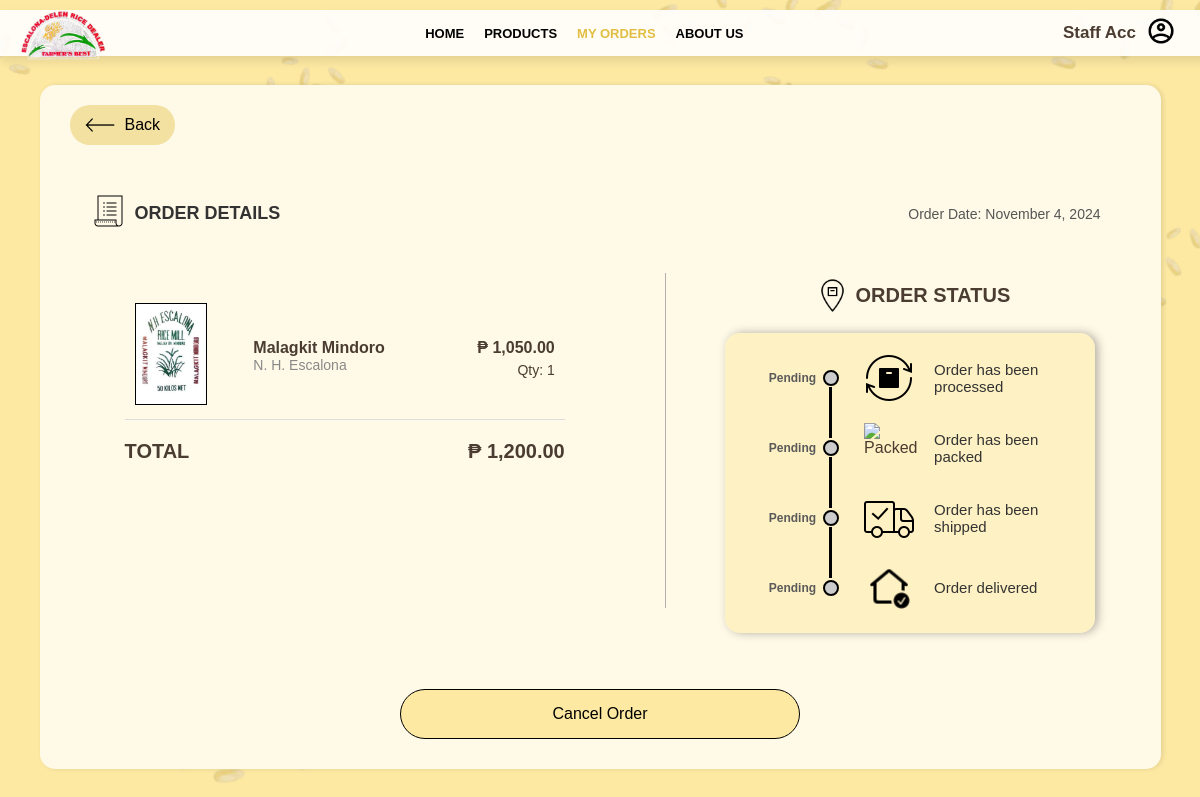
Screenshot of /customer/function/order_details.php?order_id=80 (signed in) with the database file from the repository.
### tables this page shows
CREATE TABLE `order_items` (
  `order_item_id` int(11) NOT NULL,
  `order_id` int(11) NOT NULL,
  `prod_id` int(11) NOT NULL,
  `quantity` int(11) NOT NULL
);

CREATE TABLE `orders` (
  `order_id` int(11) NOT NULL,
  `login_id` int(11) NOT NULL,
  `order_date` datetime DEFAULT current_timestamp(),
  `total_amount` decimal(10,2) NOT NULL,
  `order_source` enum('online','in-store') NOT NULL DEFAULT 'online',
  `order_type` enum('wholesale','retail') NOT NULL,
  `order_status` enum('Pending','Being Packed','For Delivery','Delivery Complete','Cancelled','Paid') NOT NULL DEFAULT 'Pending',
  `status_processed_at` datetime DEFAULT NULL,
  `status_packed_at` datetime DEFAULT NULL,
  `status_shipped_at` datetime DEFAULT NULL,
  `status_delivered_at` datetime DEFAULT NULL
);

CREATE TABLE `products` (
  `prod_id` int(11) NOT NULL,
  `prod_brand` varchar(100) NOT NULL,
  `prod_name` varchar(100) NOT NULL,
  `prod_price_wholesale` decimal(10,2) NOT NULL,
  `prod_price_retail` decimal(10,2) NOT NULL,
  `prod_image_path` varchar(255) DEFAULT NULL,
  `prod_created_at` timestamp NOT NULL DEFAULT current_timestamp()
);

### customer/function/order_details.php (the view, shortened to what this page needs)
<?php
include('../../connection.php');
$order_id = isset($_GET['order_id']) ? intval($_GET['order_id']) : 0;
$sql = "SELECT orders.order_id, orders.order_date, orders.total_amount, order_items.prod_id, order_items.quantity, products.prod_name, products.prod_price_wholesale, products.prod_brand, products.prod_image_path
        FROM orders
        INNER JOIN order_items ON orders.order_id = order_items.order_id
        INNER JOIN products ON order_items.prod_id = products.prod_id
        WHERE orders.order_id = ?";
$stmt = $mysqli->prepare($sql);
$stmt->bind_param("i", $order_id);
$stmt->execute();
$result = $stmt->get_result();
$orderSubTotal = 0;
if ($result->num_rows > 0) {
    $orderDetails = $result->fetch_all(MYSQLI_ASSOC);
    foreach ($orderDetails as $item) {
        $orderSubTotal += $item['prod_price_wholesale'] * $item['quantity'];
    }
} else {
    $orderDetails = [];
    $orderSubTotal = 0;
}
$sql = "SELECT order_id, order_date, total_amount, status_processed_at, status_packed_at, status_shipped_at, status_delivered_at, order_status
        FROM orders WHERE order_id = ?";
$stmt = $mysqli->prepare($sql);
$stmt->bind_param("i", $order_id);
$stmt->execute();
$orderTimestamps = $stmt->get_result()->fetch_assoc();
$cartSubTotal = 0;
$deliveryFee = 150.00;
$total = $orderSubTotal + $cartSubTotal + $deliveryFee;
?>
<!DOCTYPE html>
<html lang="en">
<head>
    <link rel="stylesheet" href="../../styles/order_details.css">
</head>
<body>
    <header>
        <div><img src="../../favicon.png" alt="Logo" class="logo"></div>
        <div class="nav-wrapper">
            <nav>
                <a href="../../customer/customer.php">HOME</a>
                <a href="../../customer/cust_products.php">PRODUCTS</a>
                <a href="../../customer/my_orders.php" id="orders-link" class="current">MY ORDERS</a>
                <a href="../../customer/about_us.php" id="about-link">ABOUT US</a>
            </nav>
        </div>
        <div class="account-info">
            <span class="user-name"><?php echo htmlspecialchars($_SESSION["first_name"] . " " . $_SESSION["last_name"]); ?></span>
            <div class="dropdown">
                <img src="../../images/account-icon.png" alt="Account" class="account-icon">
            </div>
        </div>
    </header>
    <main>
        <div class="cart-summary">
            <button type="button" class="cancel-btn" onclick="window.location.href='../my_orders.php';">
                <img src="../../images/back-icon.png" alt="Back" class="back-icon">Back</button>
            <div class="summary-header">
                <h4><img src="../../images/order-details-icon.png" alt="Cart" class="cart-icon">ORDER DETAILS</h4>
                <p class="order-date">
                    Order Date:
                    <?php if (!empty($orderDetails)): ?>
                        <?php echo htmlspecialchars(date('F j, Y', strtotime($orderDetails[0]['order_date']))); ?>
                    <?php else: ?>
                        <em>Date not available</em>
                    <?php endif; ?>
                </p>
            </div>
            <div class="cart">
                <div class="summary">
                    <table>
                        <tbody>
                            <?php foreach ($orderDetails as $item): ?>
                                <tr class="order-item">
                                    <td class="product-image">
                                        <?php if (!empty($item['prod_image_path'])): ?>
                                            <img src="<?php echo htmlspecialchars($item['prod_image_path']); ?>" alt="<?php echo htmlspecialchars($item['prod_name']); ?>">
                                        <?php else: ?>
                                            <img src="../../images/default-image.png" alt="Default Image">
                                        <?php endif; ?>
                                    </td>
                                    <td class="product-details">
                                        <div class="prod-name"><?php echo htmlspecialchars($item['prod_name']); ?></div>
                                        <div class="prod-brand"><?php echo htmlspecialchars($item['prod_brand']); ?></div>
                                    </td>
                                    <td class="product-price">
                                        <div class="total-price">₱ <?php echo number_format($item['quantity'] * $item['prod_price_wholesale'], 2); ?></div>
                                        <div class="prod-quantity">Qty: <?php echo htmlspecialchars($item['quantity']); ?></div>
                                    </td>
                                </tr>
                            <?php endforeach; ?>
                        </tbody>
                    </table>
                    <div class="total">
                        <span>TOTAL</span>
                        <span>₱ <?php echo number_format($total, 2); ?></span>
                    </div>
                </div>
                <div class="order-status-container">
                    <h5><img src="../../images/order-status-icon.png" alt="Status" class="status-icon" style="width: 35px; height: 35px; margin: 5px;">ORDER STATUS</h5>
                    <div class="order-timeline">
                        <div class="order-timeline-item">
                            <div class="order-timeline-date">
                                <?php echo !empty($orderTimestamps['status_packed_at']) ? htmlspecialchars(date('M j, Y g:i A', strtotime($orderTimestamps['status_packed_at']))) : 'Pending'; ?>
                            </div>
                            <div class="order-timeline-circle <?php echo !empty($orderTimestamps['status_packed_at']) ? 'packed' : ''; ?>"></div>
                            <div class="order-timeline-icon">
                                <img src="../../images/processed-icon.png" alt="Processed" class="icon">
                            </div>
                            <div class="order-timeline-status">Order has been processed</div>
                        </div>
                        <div class="order-timeline-item">
                            <div class="order-timeline-date">
                                <?php echo !empty($orderTimestamps['status_packed_at']) ? htmlspecialchars(date('M j, Y g:i A', strtotime($orderTimestamps['status_packed_at']))) : 'Pending'; ?>
                            </div>
                            <div class="order-timeline-circle <?php echo !empty($orderTimestamps['status_packed_at']) ? 'packed' : ''; ?>"></div>
                            <div class="order-timeline-icon">
                                <img src="../../images/packed-icon.png" alt="Packed" class="icon">
                            </div>
                            <div class="order-timeline-status">Order has been packed</div>
                        </div>
                        <div class="order-timeline-item">
                            <div class="order-timeline-date">
                                <?php echo !empty($orderTimestamps['status_shipped_at']) ? htmlspecialchars(date('M j, Y g:i A', strtotime($orderTimestamps['status_shipped_at']))) : 'Pending'; ?>
                            </div>
                            <div class="order-timeline-circle <?php echo !empty($orderTimestamps['status_shipped_at']) ? 'shipped' : ''; ?>"></div>
                            <div class="order-timeline-icon">
                                <img src="../../images/shipped-icon.png" alt="Shipped" class="icon">
                            </div>
                            <div class="order-timeline-status">Order has been shipped</div>
                        </div>
                        <div class="order-timeline-item">
                            <div class="order-timeline-date">
                                <?php echo !empty($orderTimestamps['status_delivered_at']) ? htmlspecialchars(date('M j, Y g:i A', strtotime($orderTimestamps['status_delivered_at']))) : 'Pending'; ?>
                            </div>
                            <div class="order-timeline-circle <?php echo !empty($orderTimestamps['status_delivered_at']) ? 'delivered' : ''; ?>"></div>
                            <div class="order-timeline-icon">
                                <img src="../../images/delivered-icon.png" alt="Delivered" class="icon">
                            </div>
                            <div class="order-timeline-status">Order delivered</div>
                        </div>
                    </div>
                </div>
            </div>
            <?php if (empty($orderTimestamps['status_packed_at'])): ?>
                <form action="cancel_order.php" method="post" class="button">
                    <button type="submit" class="confirm-btn">Cancel Order</button>
                </form>
            <?php endif; ?>
        </div>
    </main>
</body>
</html>
</body>
</html>

### rows the page displays
order_items: order.order_date "November 4, 2024", prod.prod_image_path (picture), prod.prod_name "Malagkit Mindoro", prod.prod_brand "N. H. Escalona", $item['quantity']*$item['prod_price_wholesale'] "1,050.00", quantity "1"

### other values shown
$_SESSION["first_name"] . " " . $_SESSION["last_name"] "Staff Acc"
$total "1,200.00"
